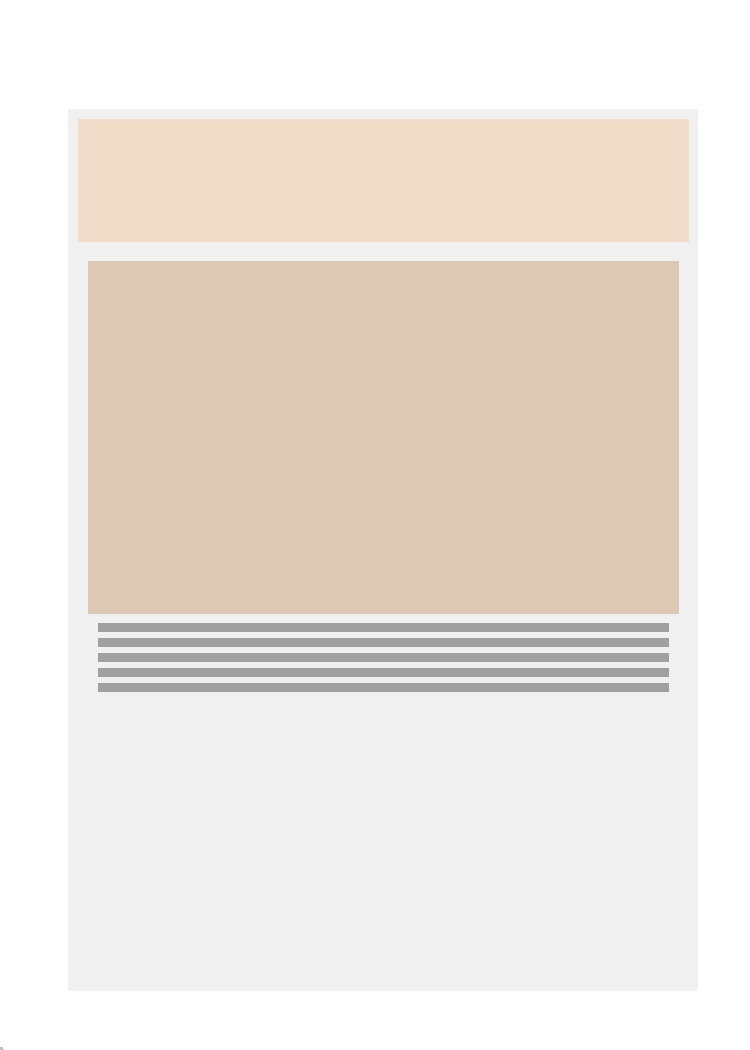
#> input picture examples/synthetic_cards/grade_08_card_001.jpg, 750 x 1050 px
$ python -i rarity_detector.py   (imports and definitions only)
#> lines starting #> are read from the running program, lines starting #| are printed output that depends on the picture; after the words box and inside, x2 and y2 are one past the last pixel; in counts of white or black regions, pixels touching at a corner belong together
"""
Advanced Pokémon card rarity detection using visual analysis and pattern recognition.
"""

import cv2
import numpy as np
from typing import Dict, List, Optional, Tuple, Any
import logging
from dataclasses import dataclass
import re

from .card_types import PokemonRarity, PokemonCardEra, PokemonCardType

logger = logging.getLogger(__name__)


@dataclass
class RarityFeatures:
    """Visual features used for rarity detection."""
    # Holographic patterns
    has_holographic: bool = False
    holo_intensity: float = 0.0
    holo_pattern_type: str = "none"

    # Foil characteristics
    has_reverse_holo: bool = False
    has_rainbow_foil: bool = False
    has_gold_foil: bool = False
    has_texture: bool = False

    # Symbol detection
    rarity_symbol_detected: bool = False
    rarity_symbol_type: str = "unknown"
    rarity_symbol_confidence: float = 0.0

    # Card numbering
    card_number: Optional[str] = None
    is_secret_rare_number: bool = False
    total_cards_in_set: Optional[int] = None

    # Visual characteristics
    border_type: str = "silver"  # silver, gold, yellow, etc.
    has_special_effects: bool = False
    shine_intensity: float = 0.0

    # Text indicators
    text_indicators: List[str] = None

    def __post_init__(self):
        if self.text_indicators is None:
            self.text_indicators = []


class PokemonRarityDetector:
    """Advanced detector for Pokémon card rarities using computer vision."""

    def __init__(self):
        # Rarity symbol templates (simplified representation)
        self.rarity_symbols = {
            "common": {"shape": "circle", "filled": True, "color": "black"},
            "uncommon": {"shape": "diamond", "filled": True, "color": "black"},
            "rare": {"shape": "star", "filled": False, "color": "black"},
            "rare_holo": {"shape": "star", "filled": True, "color": "black"},
            "ultra_rare": {"shape": "star", "filled": True, "color": "white"},
            "secret_rare": {"shape": "star", "filled": True, "color": "gold"}
        }

        # Holographic pattern characteristics
        self.holo_patterns = {
            "cosmos": {"description": "Cosmos holo pattern (stars/sparkles)"},
            "linear": {"description": "Linear holo pattern (parallel lines)"},
            "crosshatch": {"description": "Crosshatch holo pattern"},
            "pokeball": {"description": "Pokéball holo pattern"},
            "lightning": {"description": "Lightning holo pattern"},
            "leaf": {"description": "Leaf holo pattern"},
            "rainbow": {"description": "Rainbow holo pattern"}
        }

        # Era-specific rarity information
        self.era_rarities = {
            PokemonCardEra.VINTAGE: {
                "available_rarities": [
                    PokemonRarity.COMMON, PokemonRarity.UNCOMMON,
                    PokemonRarity.RARE, PokemonRarity.RARE_HOLO,
                    PokemonRarity.FIRST_EDITION, PokemonRarity.SHADOWLESS
                ],
                "special_characteristics": ["yellow_border", "shadowless_text"]
            },
            PokemonCardEra.SCARLET_VIOLET: {
                "available_rarities": [
                    PokemonRarity.COMMON, PokemonRarity.UNCOMMON, PokemonRarity.RARE,
                    PokemonRarity.RARE_HOLO, PokemonRarity.ULTRA_RARE,
                    PokemonRarity.SECRET_RARE, PokemonRarity.RAINBOW_RARE,
                    PokemonRarity.ALTERNATE_ART, PokemonRarity.FULL_ART
                ],
                "special_characteristics": ["texture", "rainbow_foil", "gold_foil"]
            }
        }

    def detect_rarity(self, image: np.ndarray, text_content: str = "",
                     era: Optional[PokemonCardEra] = None) -> Tuple[PokemonRarity, RarityFeatures]:
        """
        Detect the rarity of a Pokémon card using visual and text analysis.

        Args:
            image: Card image in RGB format
            text_content: OCR text from the card
            era: Detected card era for context

        Returns:
            Tuple of detected rarity and feature analysis
        """
        try:
            features = RarityFeatures()

            # Extract visual features
            self._analyze_holographic_patterns(image, features)
            self._detect_rarity_symbol(image, features)
            self._analyze_foil_characteristics(image, features)
            self._detect_card_number(text_content, features)
            self._analyze_text_indicators(text_content, features)

            # Determine rarity based on features
            rarity = self._classify_rarity(features, era)

            logger.info(f"Detected rarity: {rarity.value} with confidence: {features.rarity_symbol_confidence:.2f}")
            return rarity, features

        except Exception as e:
            logger.error(f"Rarity detection failed: {e}")
            return PokemonRarity.COMMON, RarityFeatures()

    def _analyze_holographic_patterns(self, image: np.ndarray, features: RarityFeatures):
        """Analyze holographic foil patterns in the card with enhanced detection."""
        try:
            # Convert to multiple color spaces for comprehensive analysis
            hsv = cv2.cvtColor(image, cv2.COLOR_RGB2HSV)
            lab = cv2.cvtColor(image, cv2.COLOR_RGB2LAB)

            # Enhanced holographic detection using multiple approaches
            holo_mask = self._detect_advanced_holographic_areas(image)

            # Calculate holographic coverage
            total_pixels = image.shape[0] * image.shape[1]
            holo_pixels = np.sum(holo_mask > 0)
            holo_coverage = holo_pixels / total_pixels

            features.holo_intensity = holo_coverage
            features.has_holographic = holo_coverage > 0.03  # Lower threshold for better detection

            if features.has_holographic:
                # Enhanced pattern analysis
                features.holo_pattern_type = self._identify_advanced_holo_pattern(image, holo_mask)

                # Analyze foil characteristics
                self._analyze_foil_properties(image, holo_mask, features)

                # Check for reverse holo with improved detection
                artwork_region = self._extract_artwork_region(image)
                if artwork_region is not None:
                    artwork_holo = self._calculate_advanced_holo_in_region(artwork_region)
                    background_holo = self._calculate_background_holo(image, artwork_region)

                    # Reverse holo: high background foil, low artwork foil
                    features.has_reverse_holo = (background_holo > 0.08 and artwork_holo < 0.02) or \
                                               (holo_coverage > 0.15 and artwork_holo < 0.03)

                # Detect specific foil types
                self._detect_special_foil_types(image, holo_mask, features)

        except Exception as e:
            logger.error(f"Enhanced holographic analysis failed: {e}")

    def _detect_advanced_holographic_areas(self, image: np.ndarray) -> np.ndarray:
        """Advanced detection of holographic areas using multiple techniques."""
        hsv = cv2.cvtColor(image, cv2.COLOR_RGB2HSV)
        gray = cv2.cvtColor(image, cv2.COLOR_RGB2GRAY)

        # Method 1: High saturation and brightness
        saturation = hsv[:, :, 1]
        value = hsv[:, :, 2]

        sat_mask = cv2.bitwise_and(
            saturation > 80,   # Slightly lower threshold
            value > 120        # Slightly lower threshold
        )

        # Method 2: Texture-based detection (foil creates unique textures)
        kernel = cv2.getStructuringElement(cv2.MORPH_RECT, (5, 5))
        mean = cv2.morphologyEx(gray.astype(np.float32), cv2.MORPH_CLOSE, kernel)
        sqr_diff = (gray.astype(np.float32) - mean) ** 2
        local_std = cv2.morphologyEx(sqr_diff, cv2.MORPH_CLOSE, kernel) ** 0.5

        texture_mask = local_std > 12  # Foil creates texture variation

        # Method 3: Edge density (foil patterns create many edges)
        edges = cv2.Canny(gray, 30, 90)
        kernel_dilate = cv2.getStructuringElement(cv2.MORPH_RECT, (3, 3))
        edges_dilated = cv2.dilate(edges, kernel_dilate, iterations=1)

        # Calculate local edge density
        edge_kernel = np.ones((7, 7), np.float32) / 49
        edge_density = cv2.filter2D(edges_dilated.astype(np.float32), -1, edge_kernel)
        edge_mask = edge_density > 0.15

        # Method 4: Color variance (holographic areas have high color variation)
        b, g, r = cv2.split(image)
        color_variance = np.var([b, g, r], axis=0)
        variance_mask = color_variance > np.percentile(color_variance, 75)

        # Combine all methods (ensure all masks are uint8)
        combined_mask = cv2.bitwise_or(sat_mask.astype(np.uint8), texture_mask.astype(np.uint8))
        combined_mask = cv2.bitwise_or(combined_mask, edge_mask.astype(np.uint8))
        combined_mask = cv2.bitwise_or(combined_mask, variance_mask.astype(np.uint8))

        # Clean up the mask
        kernel_clean = cv2.getStructuringElement(cv2.MORPH_ELLIPSE, (3, 3))
        cleaned_mask = cv2.morphologyEx(combined_mask, cv2.MORPH_CLOSE, kernel_clean)
        cleaned_mask = cv2.morphologyEx(cleaned_mask, cv2.MORPH_OPEN, kernel_clean)

        return cleaned_mask

    # [140 lines left out: functions _analyze_foil_properties, _identify_advanced_holo_pattern, _detect_special_foil_types, _calculate_advanced_holo_in_region, _calculate_background_holo, not called in this run]

    def _analyze_foil_characteristics(self, image: np.ndarray, features: RarityFeatures):
        """Analyze special foil characteristics like rainbow, gold, etc."""
        try:
            # Convert to HSV for color analysis
            hsv = cv2.cvtColor(image, cv2.COLOR_RGB2HSV)
            hue = hsv[:, :, 0]
            saturation = hsv[:, :, 1]

            # Rainbow foil detection (multiple hues with high saturation)
            unique_hues = len(np.unique(hue[saturation > 150]))
            if unique_hues > 30:  # Many different hues
                features.has_rainbow_foil = True

            # Gold foil detection (yellow/orange hues with high brightness)
            hue_mask = ((hue >= 15) & (hue <= 45)).astype(np.uint8)
            sat_mask = (saturation > 100).astype(np.uint8)
            gold_mask = cv2.bitwise_and(hue_mask, sat_mask)
            gold_coverage = np.sum(gold_mask) / (image.shape[0] * image.shape[1])
            features.has_gold_foil = gold_coverage > 0.1

            # Texture detection (look for surface irregularities)
            gray = cv2.cvtColor(image, cv2.COLOR_RGB2GRAY)

            # Calculate local standard deviation (texture indicator)
            kernel = cv2.getStructuringElement(cv2.MORPH_RECT, (5, 5))
            mean = cv2.morphologyEx(gray.astype(np.float32), cv2.MORPH_CLOSE, kernel)
            sqr_diff = (gray.astype(np.float32) - mean) ** 2
            local_std = cv2.morphologyEx(sqr_diff, cv2.MORPH_CLOSE, kernel) ** 0.5

            texture_metric = np.mean(local_std)
            features.has_texture = texture_metric > 15  # Threshold for texture

        except Exception as e:
            logger.error(f"Foil analysis failed: {e}")

    def _detect_rarity_symbol(self, image: np.ndarray, features: RarityFeatures):
        """Detect and classify the rarity symbol."""
        try:
            # Convert to grayscale for symbol detection
            gray = cv2.cvtColor(image, cv2.COLOR_RGB2GRAY)

            # Look for symbols in the bottom right area (typical location)
            h, w = gray.shape
            symbol_region = gray[int(h * 0.7):, int(w * 0.7):]

            # Edge detection to find symbol shapes
            edges = cv2.Canny(symbol_region, 50, 150)

            # Find contours
            contours, _ = cv2.findContours(edges, cv2.RETR_EXTERNAL, cv2.CHAIN_APPROX_SIMPLE)

            for contour in contours:
                area = cv2.contourArea(contour)
                if 50 < area < 500:  # Reasonable size for rarity symbol
                    # Analyze shape
                    approx = cv2.approxPolyDP(contour, 0.02 * cv2.arcLength(contour, True), True)

                    if len(approx) >= 8:  # Likely circular (common)
                        features.rarity_symbol_type = "common"
                        features.rarity_symbol_confidence = 0.8
                    elif len(approx) == 4:  # Diamond (uncommon)
                        features.rarity_symbol_type = "uncommon"
                        features.rarity_symbol_confidence = 0.7
                    elif 5 <= len(approx) <= 7:  # Star-like (rare)
                        features.rarity_symbol_type = "rare"
                        features.rarity_symbol_confidence = 0.6

                    features.rarity_symbol_detected = True
                    break

        except Exception as e:
            logger.error(f"Symbol detection failed: {e}")

    def _detect_card_number(self, text_content: str, features: RarityFeatures):
        """Extract and analyze card numbering for rarity hints."""
        try:
            # Look for card number pattern (e.g., "150/150", "151/150")
            number_pattern = r'(\d+)/(\d+)'
            matches = re.findall(number_pattern, text_content)

            if matches:
                card_num, total_cards = map(int, matches[0])
                features.card_number = f"{card_num}/{total_cards}"
                features.total_cards_in_set = total_cards

                # Secret rare detection (card number exceeds set total)
                if card_num > total_cards:
                    features.is_secret_rare_number = True

        except Exception as e:
            logger.error(f"Card number detection failed: {e}")

    def _analyze_text_indicators(self, text_content: str, features: RarityFeatures):
        """Analyze text for rarity indicators."""
        text_lower = text_content.lower()

        # Common text indicators
        indicators = {
            "ultra rare": ["ultra rare", "ur"],
            "secret rare": ["secret rare", "sr"],
            "full art": ["full art"],
            "alternate art": ["alternate art", "alt art"],
            "rainbow rare": ["rainbow rare", "rr"],
            "gold rare": ["gold rare", "golden"],
            "promo": ["promo", "promotional", "black star"],
            "first edition": ["1st edition", "first edition"],
            "shadowless": ["shadowless"]
        }

        for rarity_type, keywords in indicators.items():
            if any(keyword in text_lower for keyword in keywords):
                features.text_indicators.append(rarity_type)

    def _classify_rarity(self, features: RarityFeatures, era: Optional[PokemonCardEra]) -> PokemonRarity:
        """Classify rarity based on analyzed features."""
        # Text indicators take precedence
        if "secret rare" in features.text_indicators or features.is_secret_rare_number:
            if features.has_rainbow_foil:
                return PokemonRarity.RAINBOW_RARE
            elif features.has_gold_foil:
                return PokemonRarity.GOLD_RARE
            else:
                return PokemonRarity.SECRET_RARE

        if "ultra rare" in features.text_indicators:
            return PokemonRarity.ULTRA_RARE

        if "full art" in features.text_indicators:
            return PokemonRarity.FULL_ART

        if "alternate art" in features.text_indicators:
            return PokemonRarity.ALTERNATE_ART

        if "first edition" in features.text_indicators:
            return PokemonRarity.FIRST_EDITION

        if "shadowless" in features.text_indicators:
            return PokemonRarity.SHADOWLESS

        if "promo" in features.text_indicators:
            return PokemonRarity.PROMO

        # Visual feature classification
        if features.has_holographic:
            if features.has_reverse_holo:
                return PokemonRarity.REVERSE_HOLO
            else:
                return PokemonRarity.RARE_HOLO

        # Symbol-based classification
        if features.rarity_symbol_detected:
            symbol_to_rarity = {
                "common": PokemonRarity.COMMON,
                "uncommon": PokemonRarity.UNCOMMON,
                "rare": PokemonRarity.RARE
            }
            return symbol_to_rarity.get(features.rarity_symbol_type, PokemonRarity.COMMON)

        # Default classification
        return PokemonRarity.COMMON

    # [67 lines left out: functions _identify_holo_pattern, _extract_artwork_region, _calculate_holo_in_region, get_rarity_description, not called in this run]

>>> import cv2
>>> picture = cv2.cvtColor(cv2.imread('../../examples/synthetic_cards/grade_08_card_001.jpg'), cv2.COLOR_BGR2RGB)
>>> result = PokemonRarityDetector().detect_rarity(picture)
#> in _detect_advanced_holographic_areas, `gray = cv2.cvtColor(image, cv2.COLOR_RGB2GRAY)`:
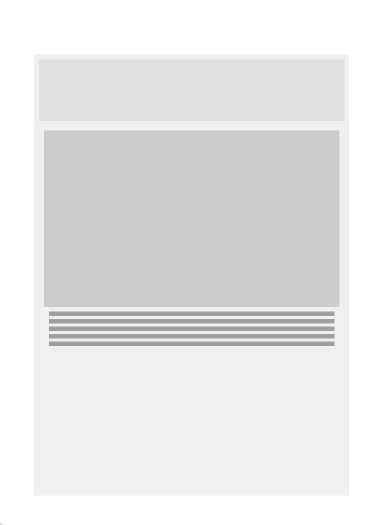
#> gray: shape (1050, 750) (shown at 1/2 size); min 155, max 255, mean 230.7
#> in _detect_advanced_holographic_areas, `saturation = hsv[:, :, 1]`:
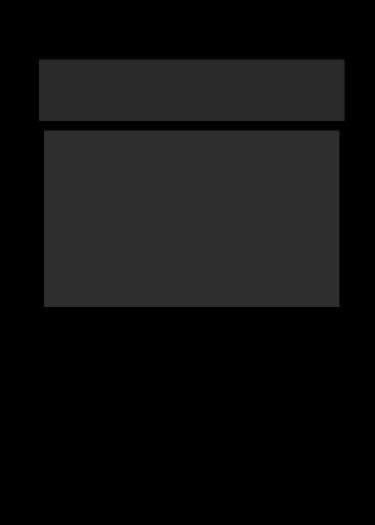
#> saturation: shape (1050, 750) (shown at 1/2 size); min 0, max 54, mean 16.2
#> in _detect_rarity_symbol, `symbol_region = gray[int(h * 0.7):, int(w * 0.7):]`:
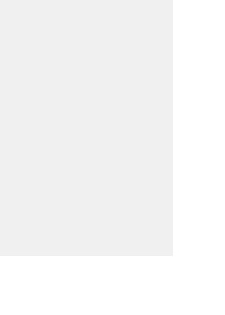
#> symbol_region: shape (315, 225); min 238, max 255, mean 245.6
#> in _detect_rarity_symbol, `contours, _ = cv2.findContours(edges, cv2.RETR_EXTERNAL, cv2.CHAIN_APP..`: contours = []
#> in _analyze_foil_characteristics, `hue = hsv[:, :, 0]`:
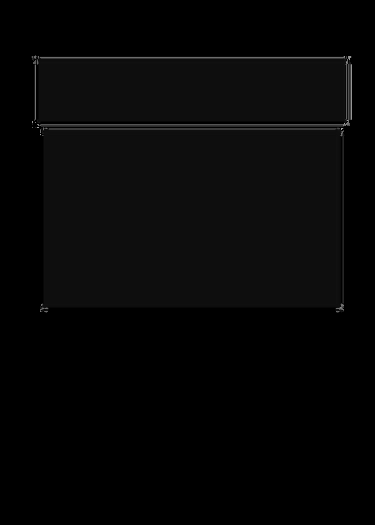
#> hue: shape (1050, 750) (shown at 1/2 size); min 0, max 165, mean 6.2
#> in _analyze_foil_characteristics, `unique_hues = len(np.unique(hue[saturation > 150]))`: unique_hues = 0
#> in _analyze_foil_characteristics, `hue_mask = ((hue >= 15) & (hue <= 45)).astype(np.uint8)`:
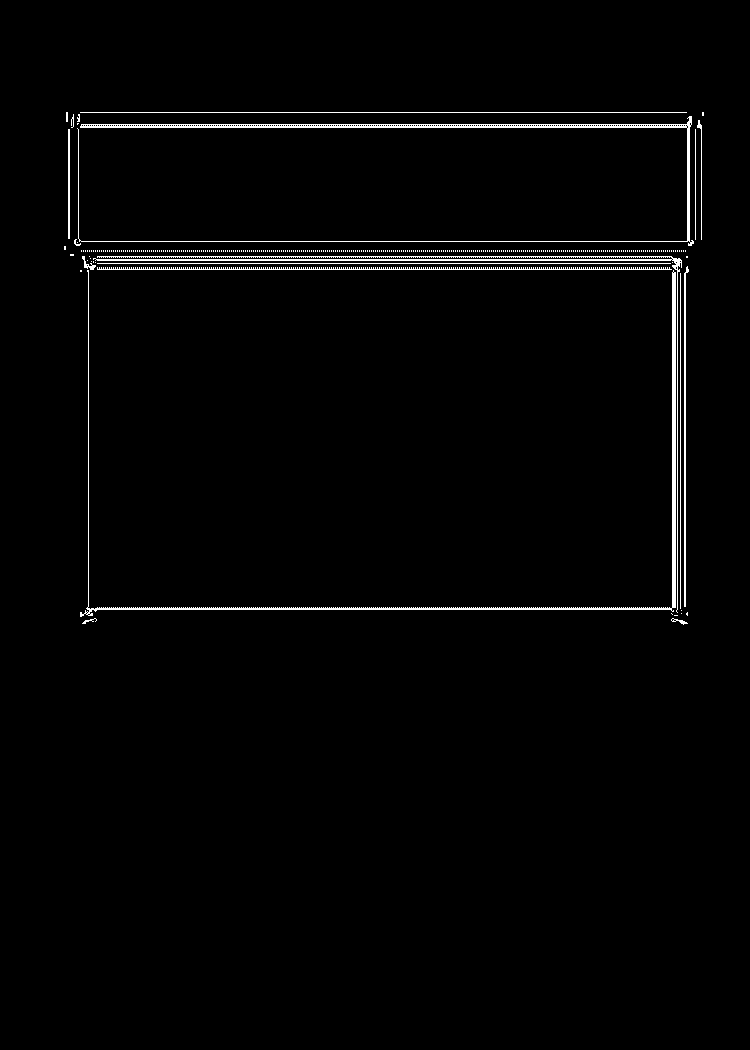
#> hue_mask: shape (1050, 750); values 0 (black) and 1 (white), 1.7% white in thin lines or dots, all inside (x1, y1, x2, y2) = (64, 112, 704, 625)
#> in _analyze_foil_characteristics, `features.has_gold_foil = gold_coverage > 0.1`: features.has_gold_foil = False
#> in _analyze_foil_characteristics, `texture_metric = np.mean(local_std)`: texture_metric = 0.0247
#> in _analyze_foil_characteristics, `features.has_texture = texture_metric > 15`: features.has_texture = False
